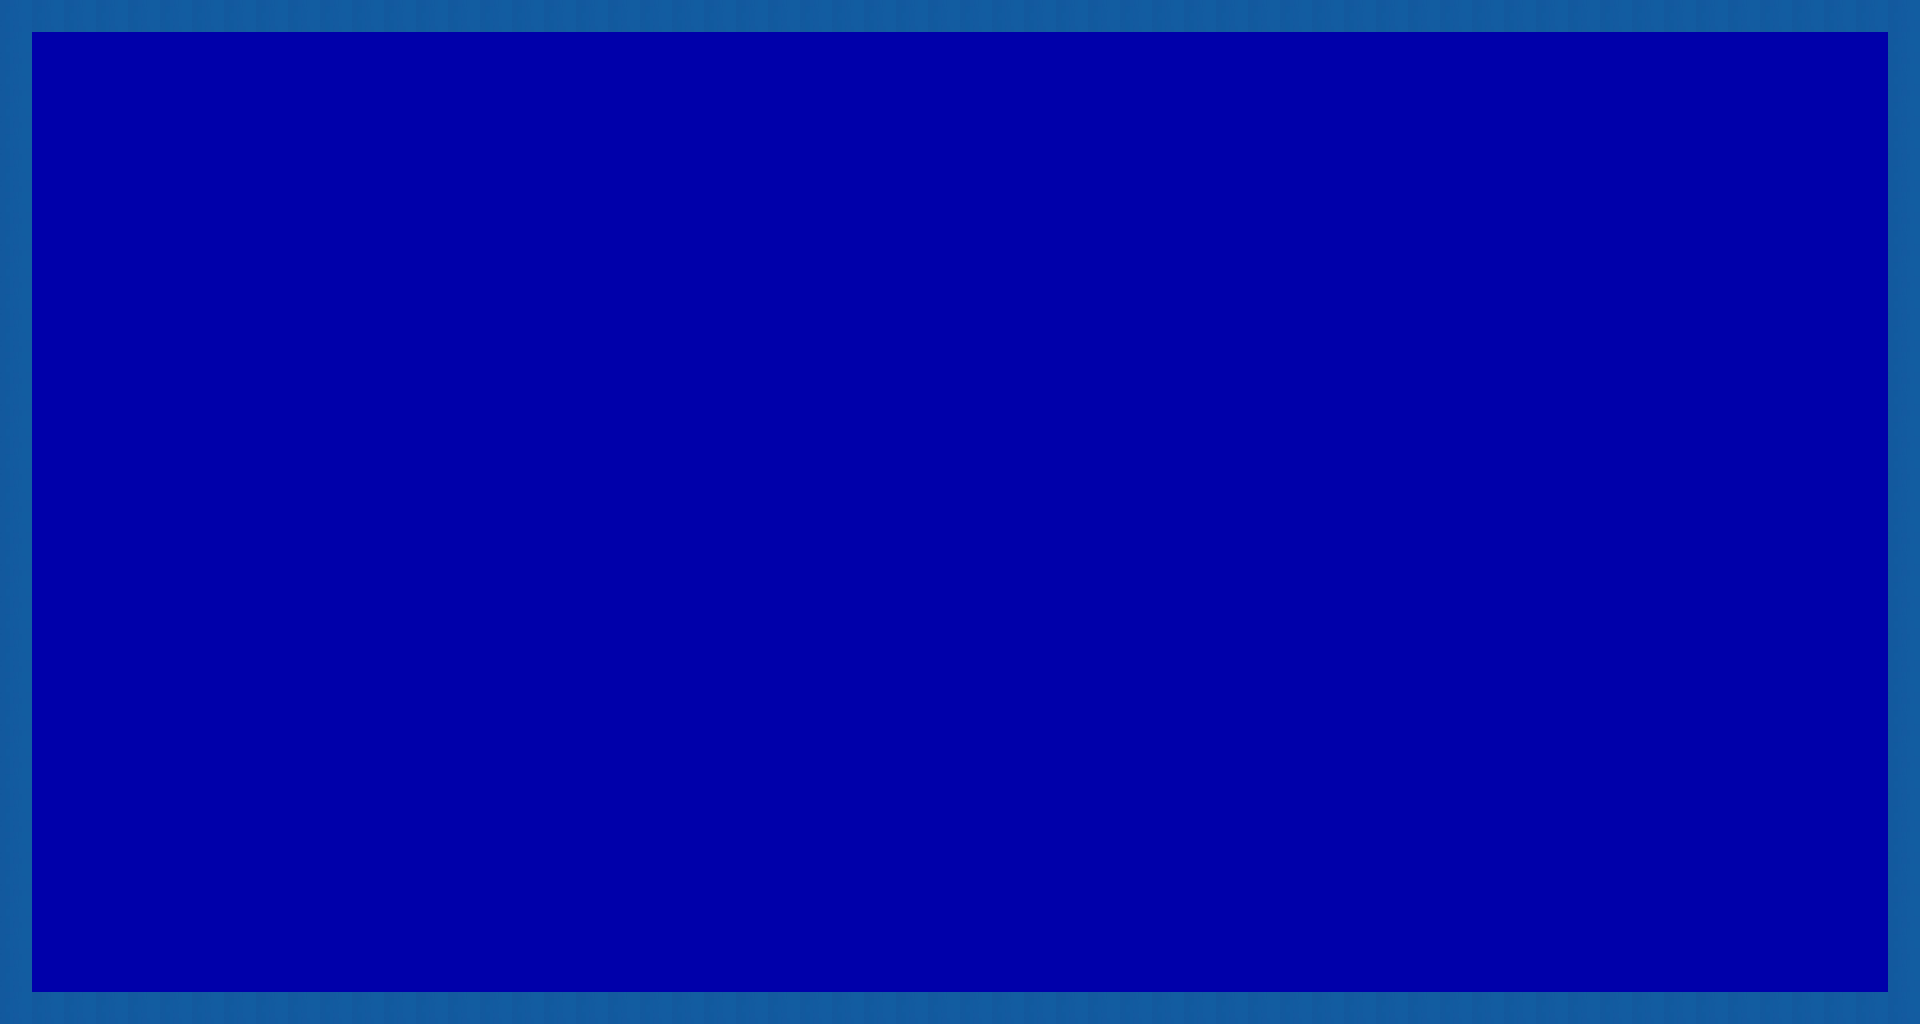

This game map was drawn from its Tiled (.tmx) file and the tilesets committed beside it. A one-line description and the trimmed map source follow:
An orthogonal 60x32 tile map with 32x32 px tiles, 1 tile layer (Tile Layer 1), 4 tilesets.

<map version="1.0" orientation="orthogonal" width="60" height="32" tilewidth="32" tileheight="32">
 <tileset firstgid="1" name="red" tilewidth="32" tileheight="32">
  <image source="red.jpg" width="1278" height="990" />
 </tileset>
 <tileset firstgid="1171" name="mzeHKpJlGydFETjtjK7wQ3Q" tilewidth="32" tileheight="32">
  <image source="mzeHKpJlGydFETjtjK7wQ3Q.jpg" width="225" height="224" />
  <tile id="3">
   <properties>
    <property name="blocked" value="" />
   </properties>
  </tile>
  <tile id="24">
   <properties>
    <property name="blocked" value="" />
   </properties>
  </tile>
 </tileset>
 <tileset firstgid="1220" name="27491ff9a" tilewidth="32" tileheight="32">
  <image source="27491ff9a.jpg" width="570" height="356" />
 </tileset>
 <tileset firstgid="1407" name="Digital_World_by_Angelo975" tilewidth="32" tileheight="32">
  <image source="Digital_World_by_Angelo975.png" width="1280" height="1024" />
  <tile id="141">
   <properties>
    <property name="blocked" value="" />
   </properties>
  </tile>
 </tileset>
 <layer name="Tile Layer 1" width="60" height="32">
  <data>[1920 cells, 1920 non-empty, 188 distinct tile ids]</data>
 </layer>
</map>
